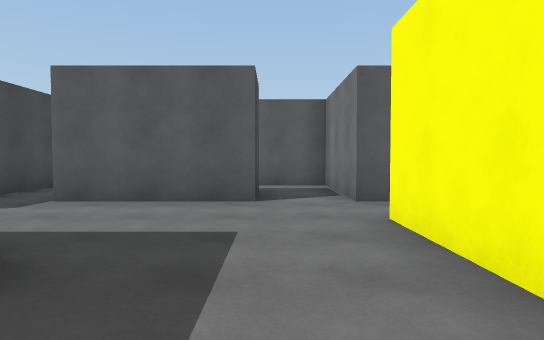
view 1 (above)

20 first-person views from a walk through a Unity game level. The camera is 1.3 m above the floor, tilts 2° down and sees 75° across. The floor is counted in squares, 2 m on a side. Each view is taken from the middle of a square. On the plan, view 1 faces up. The plan holds only what a view shows up to about 10 squares ahead; the rest is blank. The player is left out.

view 2
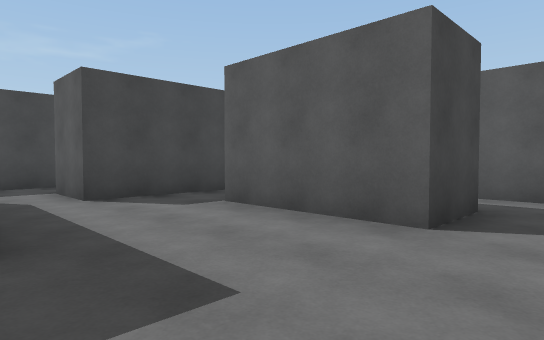

view 3
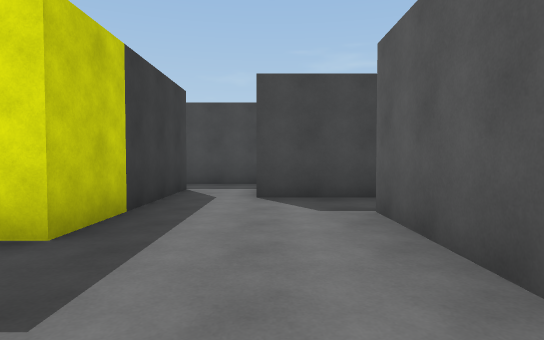

view 4
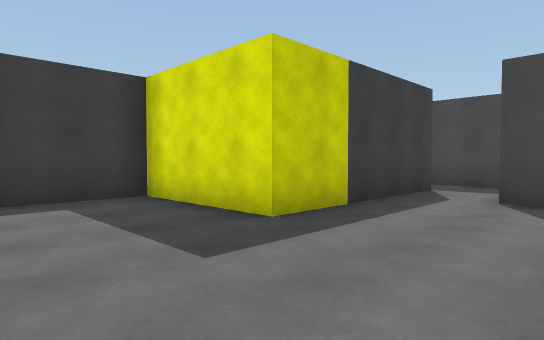

view 5
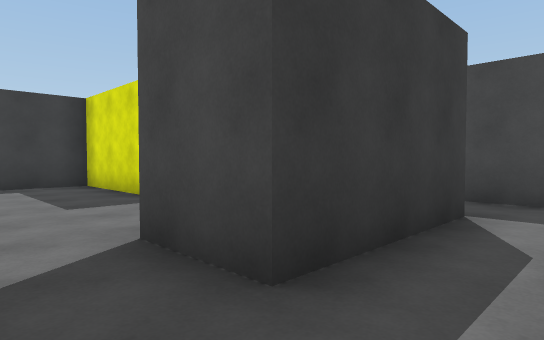

view 6
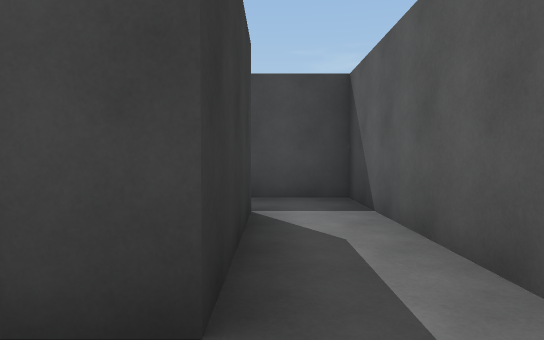

view 7
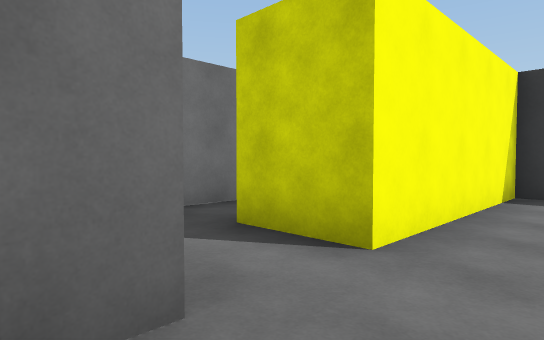

view 8
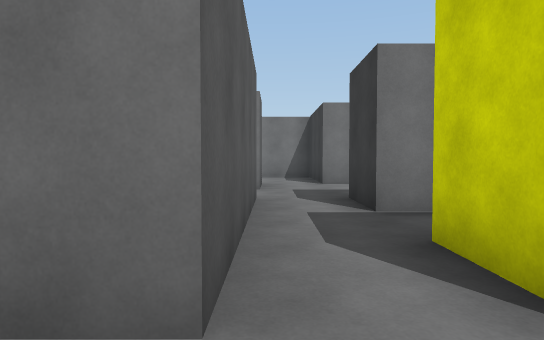

view 9
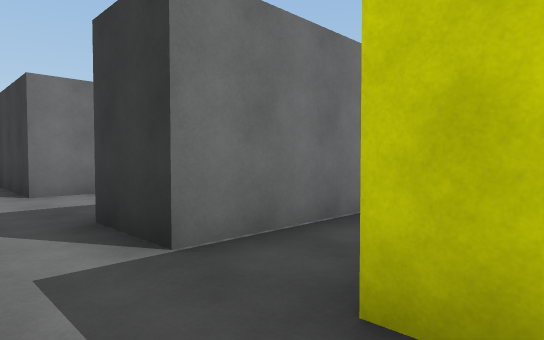

view 10
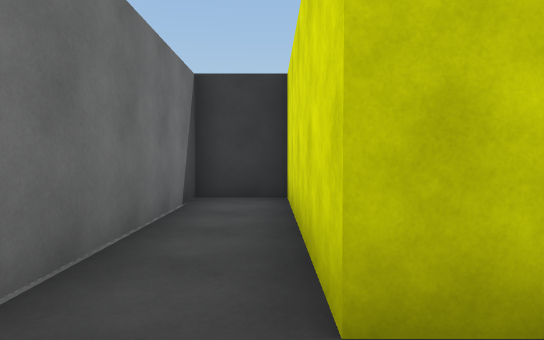

view 11
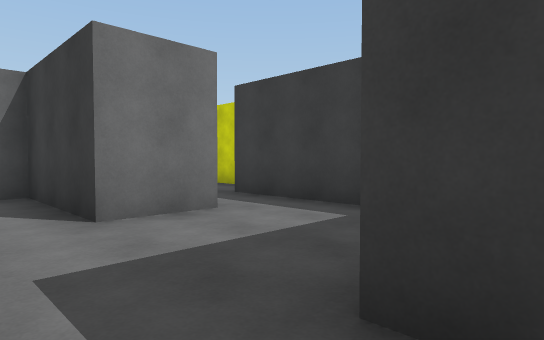

view 12
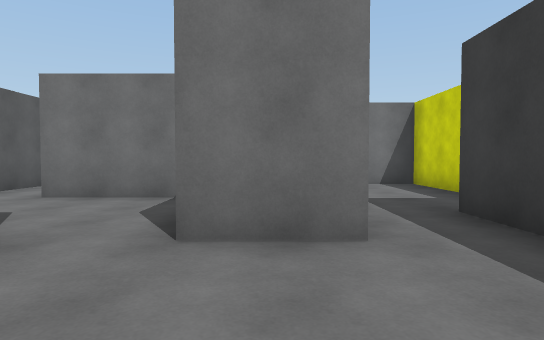

view 13
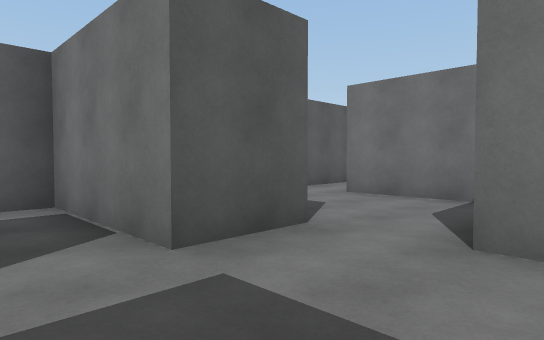

view 14
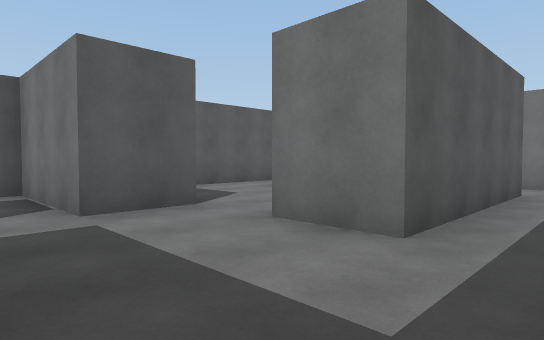

view 15
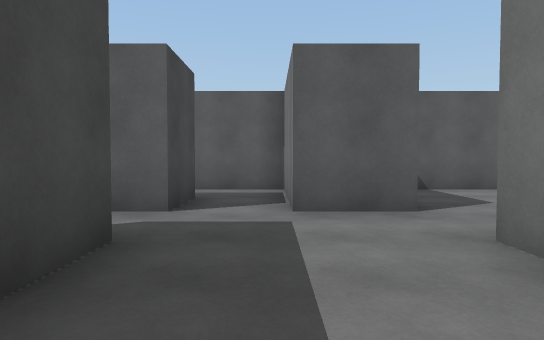

view 16
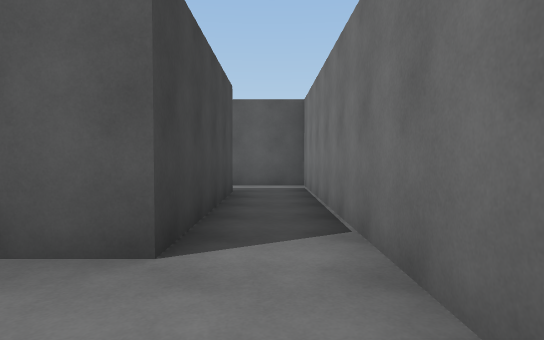

view 17
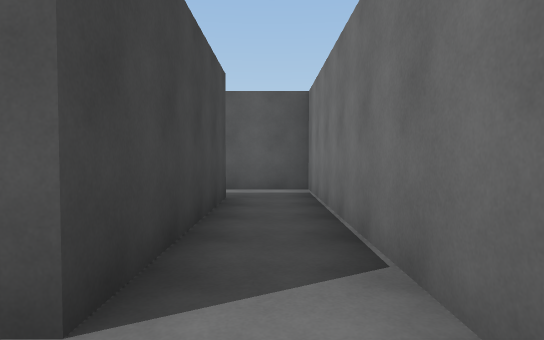

view 18
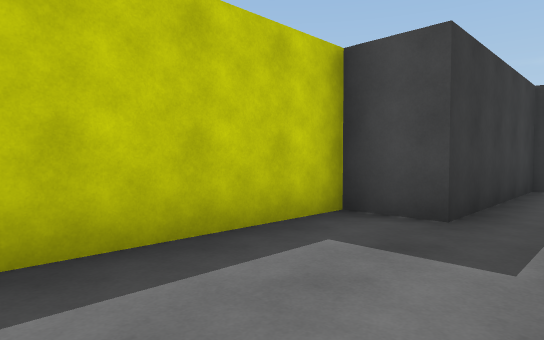

view 19
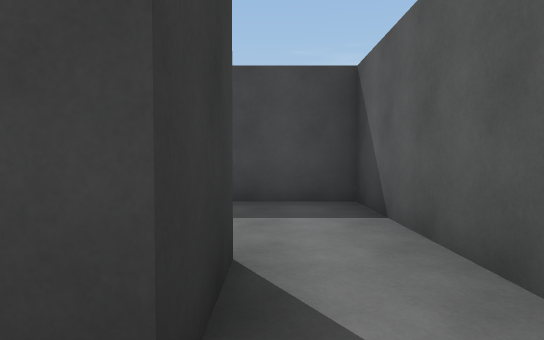

view 20
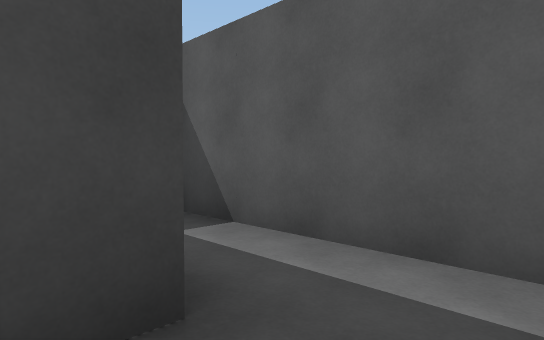

### Floor plan
Ten units are one square. View 1 is at (0, 0); x grows to the right and y downward. Boxes are objects, and circles mark ways between rooms. Rooms are numbered by the first view taken in them; rooms with no view inside come last. Other rooms are left out.
<svg viewBox="-69 -88 222 100">
<path fill="none" stroke="#000" d="M-3 -53 -32 -53M-47 -55 -47 -38 -62 -38M-64 -23 -18 -23 -18 7 12 7 12 -37M-34 -68 -3 -68 -3 -53M12 -53 12 -83 -47 -83 -47 -55M12 -37 27 -37 27 7 42 7 42 -37M46 -53 12 -53M88 -37 118 -37 118 -68 133 -68 133 -22 88 -22 88 -37M89 -53 73 -53 73 -65M58 -69 58 -53 46 -53M58 -7 102 -7 102 5 148 5 148 -83 88 -83 88 -64M42 -37 58 -37 58 -25M73 -65 73 -83 32 -83"/>
<circle cx="-40" cy="-60" r="3" fill="#2a7"/>
<circle cx="5" cy="-60" r="3" fill="#2a7"/>
<circle cx="20" cy="-45" r="3" fill="#2a7"/>
<circle cx="50" cy="-45" r="3" fill="#2a7"/>
<circle cx="65" cy="-60" r="3" fill="#2a7"/>
<text x="-10" y="-30">1</text>
<text x="-10" y="-70">2</text>
<text x="30" y="-30">3</text>
<text x="100" y="-40">4</text>
<text x="50" y="-80">5</text>
</svg>
Room 1 opens to room 2. Room 1 opens to room 3. Room 3 opens to room 4. Room 4 opens to room 5.

Where each view was taken, in squares from view 1:
view 1: 0 up, 0 right, facing up
view 2: 2 up, 1 right, facing up-left
view 3: 4 up, 1 right, facing left
view 4: 5 up, 1 right, facing down-left
view 5: 8 up, 1 right, facing down-left
view 6: 7 up, 1 right, facing left
view 7: 6 up, 0 right, facing down-right
view 8: 5 up, 0 right, facing right
view 9: 5 up, 2 right, facing down-right
view 10: 5 up, 3 right, facing down
view 11: 5 up, 5 right, facing down-right
view 12: 3 up, 6 right, facing right
view 13: 3 up, 6 right, facing up-right
view 14: 1 up, 6 right, facing up-right
view 15: 1 up, 7 right, facing up
view 16: 0 up, 14 right, facing up
view 17: 1 up, 14 right, facing up
view 18: 2 up, 14 right, facing down-left
view 19: 7 up, 14 right, facing left
view 20: 6 up, 7 right, facing up-left
